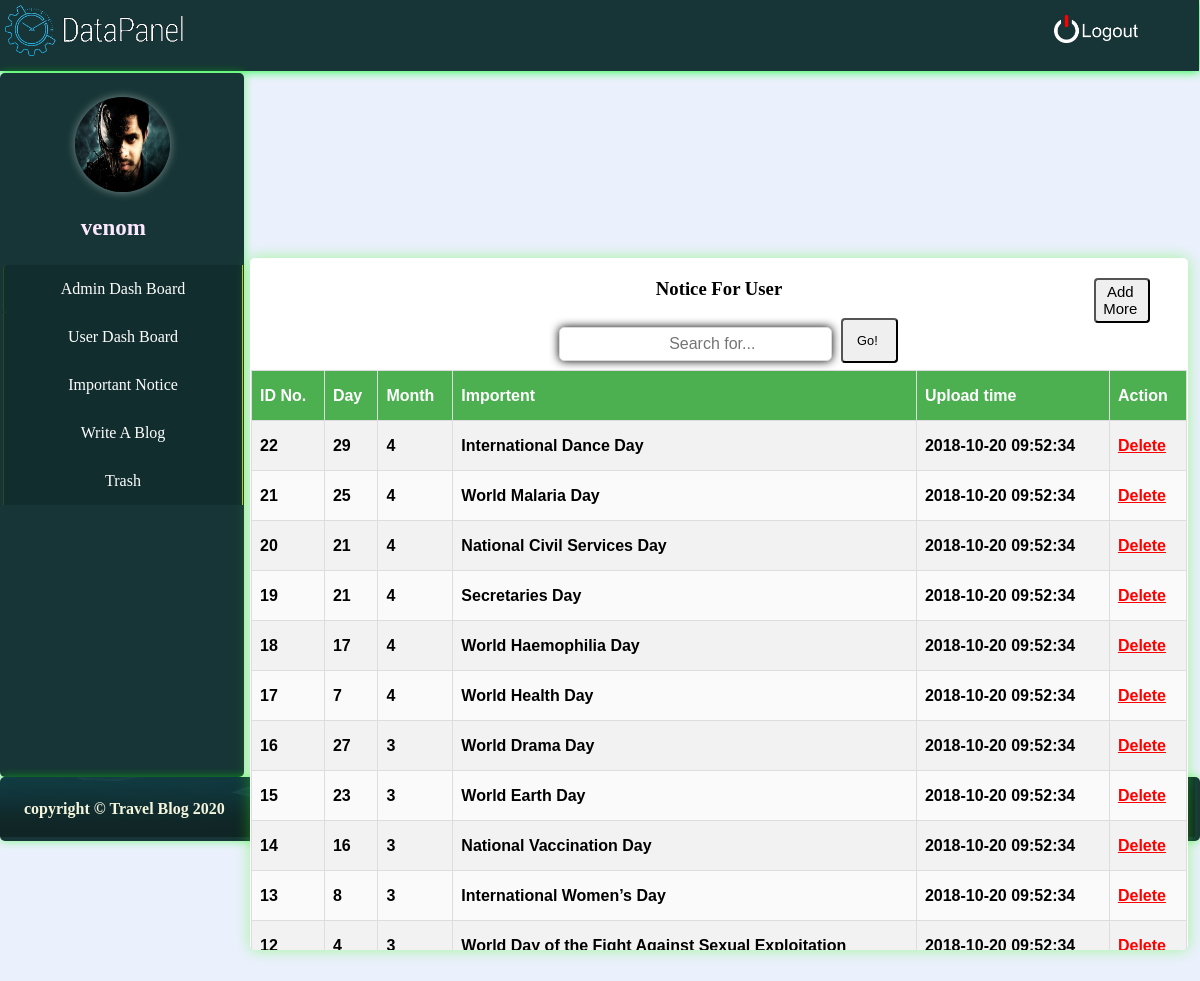
/admin/impor.php (signed in), run on the app's committed database.
### tables this page shows
CREATE TABLE `Important` (
  `id` int(11) NOT NULL,
  `date` int(11) NOT NULL,
  `day` int(11) NOT NULL,
  `Important` varchar(255) NOT NULL,
  `time` datetime NOT NULL DEFAULT CURRENT_TIMESTAMP
);

### admin/impor.php (the view, shortened to what this page needs)
<?php
require('connection.php');
require('slice/header.php');
require('slice/sidebar.php');
require('slice/footer.php');
	$query="select * from Important ORDER BY id DESC";
	$req=mysqli_query($con,$query);
?>
<!DOCTYPE html>
<html>
	<head>
	</head>
	<body  class="bd">
		<div class="view" >
			<h3>Notice For  User <a href="addimpro.php"><button style="position: absolute;left: 90%;" > Add More</button></a></label></h3>
			<form action="" method="post">
            <div class="input-group" style="width: 50%;margin-top: 2%;margin-left: 22%;padding-bottom: 0px;margin-bottom: 0px;">
              <input type="text" name="search" class="form-control" placeholder="Search for..." style="width: 50%;">
              <span class="input-group-btn" style="padding-top: 8px;">
                <button class="btn btn-secondary " type="submit" name="submit">Go!</button>
              </span>
            </div>
            </form>
        <?php
      if(!empty($getresult)){?>
			<table id="customers">
    <tr>
      <th>ID No.</th>
      <th>Day</th>
      <th> Month</th>
       <th> Importent</th>
       <th>upload time</th>
      <th>Action</th>
    </tr>
       <?php while( $arr_profile=mysqli_fetch_assoc($req_profile)){
          $ird=$arr_profile['id'];?>
					<tr>
      <td><?php echo $arr_profile['id']?></td>
      <td><?php echo $arr_profile['date']?></td>
      <td><?php echo $arr_profile['day']?></td>
      <td><?php echo $arr_profile['Important']?></td>
      <td><?php echo $arr_profile['time']?></td>
      <td ><a href="impor.php?action=del&id=<?php echo base64_encode($arr_profile['id'])?>" style="color: red">Delete</a></td>
    </tr>
				<?php }?>
				</table>
            <?php }else{?>
			<div style="overflow-x:auto;">
  <table id="customers">
    <tr>
     <th>ID No.</th>
      <th>Day</th>
      <th> Month</th>
       <th> Importent</th>
       <th>Upload time</th>
      <th>Action</th>
    </tr>
    <?php while($arr=mysqli_fetch_assoc($req)){?>
    <tr>
     <td><?php echo $arr['id']?></td>
      <td><?php echo $arr['date']?></td>
      <td><?php echo $arr['day']?></td>
      <td><?php echo $arr['Important']?></td>
      <td><?php echo $arr['time']?></td>
      <td ><a href="impor.php?action=del&id=<?php echo base64_encode($arr['id'])?>" style="color: red">Delete</a></td>
    </tr>
    <?php }?>
  </table>
</div>
<?php }?>
</div>
</body>
</html>

### admin/style.css (style rules this page uses)
.bd { margin: 0; background-color: rgb(235, 240, 253); }
.view { overflow: auto; padding: 1px; text-align: center; border-radius: 6px; background-color: #ffffff; position: absolute; top: 13%; right: 1%; width:78%; height: 690px; box-shadow:0 0 10px; -webkit-box-shadow:0 0 15px rgba(49, 255, 0, 0.4); -moz-box-shadow:0 0 10px; border-radius:5px; -webkit-border-radius:5px; -moz-border-radius:5px }
.view tr { height: 50px; background-color: #fafafa; text-emphasis-position: below; overflow:hidden; }
button { padding-left: 2px; width:6%; height: 45px; position: absolute; font-size: 80%; text-align: center; color: #000000; border-radius:4px; }
.form-control { text-align: center; border:1px solid #DADADA; margin:9px; margin-left: 4%; padding-left:35px; width:550px; height:30px; font-size:16px; box-shadow:0 0 10px; -webkit-box-shadow:0 0 10px; -moz-box-shadow:0 0 10px; border-radius:5px; -webkit-border-radius:5px; -moz-border-radius:5px }

### admin/impor.php (style rules this page uses)
th, td { text-align: left; padding: 8px; }
tr:nth-child(even) { background-color: #f2f2f2 }
#customers { font-family: "Trebuchet MS", Arial, Helvetica, sans-serif; border-collapse: collapse; width: 100%; }
#customers td, #customers th { border: 1px solid #ddd; padding: 8px; }
#customers tr:nth-child(even) { background-color: #f2f2f2; }
#customers th { padding-top: 12px; padding-bottom: 12px; text-align: left; background-color: #4CAF50; color: white; }

### data on the page
important: id "22", date "29", day "4", Important "International Dance Day", time "2018-10-20 09:52:34"
important: id "21", date "25", day "4", Important "World Malaria Day", time "2018-10-20 09:52:34"
important: id "20", date "21", day "4", Important "National Civil Services Day", time "2018-10-20 09:52:34"
important: id "19", date "21", day "4", Important "Secretaries Day", time "2018-10-20 09:52:34"
important: id "18", date "17", day "4", Important "World Haemophilia Day", time "2018-10-20 09:52:34"
important: id "17", date "7", day "4", Important "World Health Day", time "2018-10-20 09:52:34"
important: id "16", date "27", day "3", Important "World Drama Day", time "2018-10-20 09:52:34"
important: id "15", date "23", day "3", Important "World Earth Day", time "2018-10-20 09:52:34"
important: id "14", date "16", day "3", Important "National Vaccination Day", time "2018-10-20 09:52:34"
important: id "13", date "8", day "3", Important "International Women’s Day", time "2018-10-20 09:52:34"
important: id "12", date "4", day "3", Important "World Day of the Fight Against Sexual Exploitation", time "2018-10-20 09:52:34"

### other printed values
$_SESSION['id']['username'] "venom"
